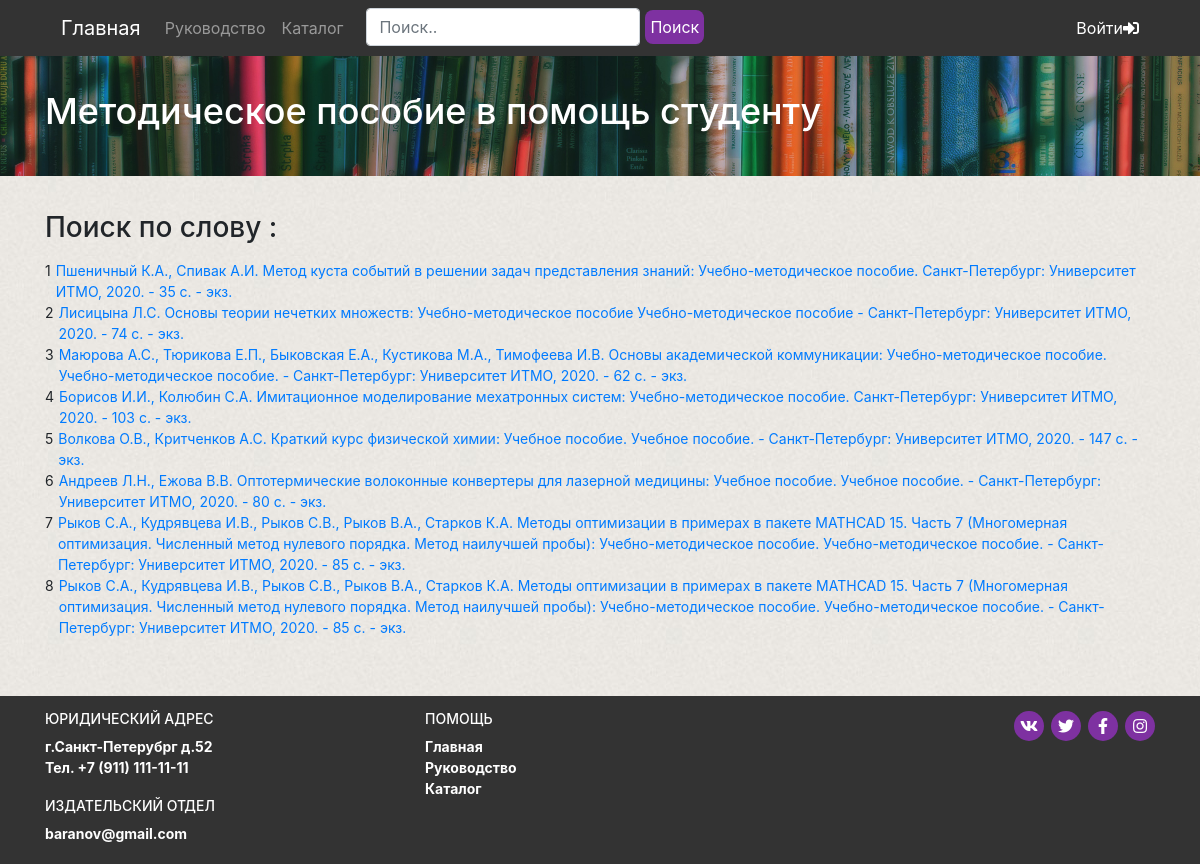
/seach.php, run on the app's committed database.
### tables this page shows
CREATE TABLE `books` (
  `book_id` int(11) NOT NULL,
  `name` varchar(255) NOT NULL,
  `author` varchar(256) NOT NULL,
  `additional_information` text NOT NULL,
  `image` text NOT NULL,
  `annotation` text NOT NULL,
  `description` text NOT NULL,
  `PDF` text NOT NULL,
  `year_id` int(11) NOT NULL DEFAULT 0
);

### include/functions.php (called while the page is built, shortened)
<?php
function get_search($search) {
	$arraywords = explode(" ", $search);
	foreach($arraywords as $key => $value) {
		$sql_search .= "(name LIKE '%$value%' OR `author` LIKE '%$value%')";
	}
	global $link;
	$sql = "SELECT * FROM `books` WHERE $sql_search";
	$result = mysqli_query($link, $sql);
	$search = mysqli_fetch_all($result, MYSQLI_ASSOC);
	return $search;
}
?>

### seach.php (the view)
<?php
    require_once("header.php");
?>
<section>
    <div class="content bg" style="height: 65vh;">
        <div class="container">
            <div class="row">
					<div class="col">
						<?php
						$words = get_search($_GET['search']);
						$i = 1;
						?>
						<div class="books-block">
						<h3 class="content__title">Поиск по слову <?php echo $_GET['search']?>:</h3>
								<ul class="books-block__list">
									<?php foreach($words as $word) : ?>
									<li class="books-block__item">
											<span class="books-block__item_count"><?php echo $i++;?></span>
											<a href="book.php?book_id=<?=$word['book_id']?>">
											<?=$word['author'].' '?><?=$word['name'].' '?><?=$word['additional_information']?>
											</a>
									</li>
									<?php endforeach; ?>
								</ul>
						</div>
					</div>
            </div>
        </div>
    </div>
</section>
<?php
    require_once("footer.php");
?>

### header.php (shortened to what this page needs)
<?php
	require_once("include/dbconnect.php");
	require_once("include/functions.php");
?>
<!DOCTYPE html>
<html lang="ru">
<head>
	<link rel="stylesheet" href="css/normalize.css">
	<link rel="stylesheet" type="text/css" href="css/styles.css">
	<link rel="stylesheet" href="css/bootstrap.min.css">
	<link rel="stylesheet" href="css/font-awesome.min.css">
	<link rel="stylesheet" href="https://cdnjs.cloudflare.com/ajax/libs/font-awesome/5.12.1/css/all.min.css">
</head>
<body>
	<section class="main">
		<header>
			<div class="header">
				<div class="container">
					<nav class="navbar navbar-expand-lg navbar-dark">
						<a class="navbar-brand" href="index.php">Главная</a>
						<div class="collapse navbar-collapse" id="navbarSupportedContent">
							<ul class="navbar-nav mr-auto">
								<li class="nav-item">
									<a class="nav-link" href="instraction.php">Руководство</a>
								</li>
								<li class="nav-item">
									<a class="nav-link" href="year.php?year_id=1">Каталог</a>
								</li>
								<li class="nav-item">
									<form class="seach-form form-inline" method="get" action="seach.php">
										<input class="form-control" type="search" placeholder="Поиск.." name="search">
										<input type="submit" class="seach-form__button my-2 my-sm-0" value="Поиск">
									</form>
								</li>
							</ul>
							<ul class="block-icons ">
								<?php
											if(!isset($_SESSION['email']) && !isset($_SESSION['password'])){
										?>
								<li>
									<a href="form_auth.php" class="block-icons__item">Войти <i class="fas fa-sign-in-alt"></i></a>
								</li>
								<?php
											}
										?>
							</ul>
						</div>
					</nav>
				</div>
			</div>
		</header>
		<div class="bot-panel">
			<div class="container">
				<div class="row">
					<div class="col">
						<h1 class="bot-panel__title">
							Методическое пособие в помощь студенту
						</h1>
					</div>
				</div>
			</div>
		</div>
	</section>

### footer.php (shortened to what this page needs)
<section class="footer">
		<footer>
			<div class="container">
				<div class="row">
					<div class="col">
						<div class="column-footer">
							<div class="column-footer__title">
								<h4>Юридический адрес</h4>
							</div>
							<div class="column-footer__text">
								<p class="column-footer__text-address">г.Санкт-Петерубрг д.52</p>
								<div class="column-footer__text-telephone">Тел. +7 (911) 111-11-11</div>
							</div>
							<div class="column-footer__title">
								<h4>Издательский отдел</h4>
							</div>
							<div class="column-footer__text">
								<div class="column-footer__text-email">baranov@gmail.com</div>
							</div>
						</div>
					</div>
					<div class="col">
						<div class="column-footer">
							<div class="column-footer__title">
								<h4>Помощь</h4>
							</div>
							<ul class="column-footer__navigation">
								<li><a href="index.php" class="navigation__link">Главная</a></li>
								<li><a href="instraction.php#" class="navigation__link">Руководство</a></li>
								<li><a href="year.php?year_id=1" class="navigation__link">Каталог</a></li>
							</ul>
						</div>
					</div>
					<div class="col">
						<div class="column-footer">
							<div class="socials">
								<a href="#" class="socials__item">
									<i class="fab fa-vk none"></i>
								</a>
								<a href="#" class="socials__item">
									<i class="fab fa-twitter"></i>
								</a>
								<a href="#" class="socials__item">
									<i class="fab fa-facebook-f"></i>
								</a>
								<a href="#" class="socials__item">
									<i class="fab fa-instagram"></i>
								</a>
							</div>
						</div>
					</div>
				</div>
			</div>
		</footer>
	</section>
</body>
</html>

### css/styles.css (style rules this page uses)
input { border: 1px solid #bf88ec; }
.bg { background-image: url("../img/bg/bg-content1.jpg"); background-repeat: repeat; padding: 20px 0; min-height: 70%; }
.none { display: none; }
.header { background-color: #333333; }
.block-icons { list-style-type: none; padding-left: 0; margin: 0; display: -webkit-box; display: -ms-flexbox; display: flex; }
.block-icons__item { margin-bottom: 0; white-space: nowrap; font-size: 16px; display: -webkit-box; display: -ms-flexbox; display: flex; -webkit-box-pack: center; -ms-flex-pack: center; justify-content: center; -webkit-box-align: center; -ms-flex-align: center; align-items: center; color: #fff; text-decoration: none; -webkit-transition: background-color 0.2s ease; transition: background-color 0.2s ease; padding: 0; }
.seach-form { margin-left: 0; }
.seach-form__button { margin-left: 5px; text-align: center; border-radius: 8px; color: #fff; background-color: #7e31a1; padding: 5px 5px; border: none; -webkit-transition: background-color 0.2s ease; transition: background-color 0.2s ease; }
.bot-panel { background-image: url("../img/bg/bg-books.jpg"); background-repeat: no-repeat; background-size: cover; background-repeat: no-repeat; height: 120px; width: 100%; display: -webkit-box; display: -ms-flexbox; display: flex; -webkit-box-pack: center; -ms-flex-pack: center; justify-content: center; -webkit-box-align: center; -ms-flex-align: center; align-items: center; -webkit-box-orient: vertical; -webkit-box-direction: normal; -ms-flex-direction: column; flex-direction: column; color: #fff; }
.footer { background-color: #333333; padding-top: 15px; color: #fff; font-size: 14px; font-weight: 700; }
.footer h4 { text-transform: uppercase; font-size: 14px; padding: 0px; }
.column-footer__text { margin-bottom: 20px; }
.column-footer__text-address { margin: 0; }
.column-footer { color: #fff; }
.column-footer__navigation { list-style-type: none; padding-left: 0; margin: 0; }
.navigation__link { color: #fff; }
.socials { display: -webkit-box; display: -ms-flexbox; display: flex; padding-bottom: 10px; }
.socials__item { margin-right: 15px; font-size: 16px; border-radius: 50%; width: 30px; height: 30px; background-color: #7e31a1; display: -webkit-box; display: -ms-flexbox; display: flex; -webkit-box-pack: center; -ms-flex-pack: center; justify-content: center; -webkit-box-align: center; -ms-flex-align: center; align-items: center; margin-right: 7px; color: #fff; text-decoration: none; -webkit-transition: background-color 0.2s ease; transition: background-color 0.2s ease; }
.socials__item:last-child { margin-right: 0; }
.content__title { padding: 15px 0; margin: 0; }
.books-block__list { list-style: none; padding: 0; font-size: 14px; }
.books-block__item { display: -webkit-box; display: -ms-flexbox; display: flex; }
.books-block__item_count { margin-right: 5px; }
.bot-panel__title { font-size: 24px; }
@media (min-width: 576px) { .bot-panel__title { font-size: 28px; } }
@media (min-width: 768px) { .socials { -webkit-box-pack: end; -ms-flex-pack: end; justify-content: flex-end; } }
@media (min-width: 992px) { .bot-panel__title { font-size: 32px; } }
@media (min-width: 992px) { .seach-form { margin-left: 15px; } }
@media (min-width: 1200px) { .bot-panel__title { font-size: 36px; } }

### data on the page
books: author "Пшеничный К.А., Спивак А.И.", name "Метод куста событий в решении задач представления знаний: Учебно-методическое пособие.", additional_information "Санкт-Петербург: Университет ИТМО, 2020. - 35 с. - экз."
books: author "Лисицына Л.С.", name "Основы теории нечетких множеств: Учебно-методическое пособие", additional_information "Учебно-методическое пособие - Санкт-Петербург: Университет ИТМО, 2020. - 74 с. - экз."
books: author "Маюрова А.С., Тюрикова Е.П., Быковская Е.А., Кустикова М.А., Тимофеева И.В.", name "Основы академической коммуникации: Учебно-методическое пособие.", additional_information "Учебно-методическое пособие. - Санкт-Петербург: Университет ИТМО, 2020. - 62 с. - экз."
books: author "Борисов И.И., Колюбин С.А.", name "Имитационное моделирование мехатронных систем: Учебно-методическое пособие.", additional_information "Санкт-Петербург: Университет ИТМО, 2020. - 103 с. - экз."
books: author "Волкова О.В., Критченков А.С.", name "Краткий курс физической химии: Учебное пособие.", additional_information "Учебное пособие. - Санкт-Петербург: Университет ИТМО, 2020. - 147 с. - экз."
books: author "Андреев Л.Н., Ежова В.В.", name "Оптотермические волоконные конвертеры для лазерной медицины: Учебное пособие.", additional_information "Учебное пособие. - Санкт-Петербург: Университет ИТМО, 2020. - 80 с. - экз."
books: author "Рыков С.А., Кудрявцева И.В., Рыков С.В., Рыков В.А., Старков К.А.", name "Методы оптимизации в примерах в пакете MATHCAD 15. Часть 7 (Многомерная оптимизация. Численный метод нулевого порядка. Метод наилучшей пробы): Учебно-методическое пособие.", additional_information "Учебно-методическое пособие. - Санкт-Петербург: Университет ИТМО, 2020. - 85 с. - экз."
books: author "Рыков С.А., Кудрявцева И.В., Рыков С.В., Рыков В.А., Старков К.А.", name "Методы оптимизации в примерах в пакете MATHCAD 15. Часть 7 (Многомерная оптимизация. Численный метод нулевого порядка. Метод наилучшей пробы): Учебно-методическое пособие.", additional_information "Учебно-методическое пособие. - Санкт-Петербург: Университет ИТМО, 2020. - 85 с. - экз."
